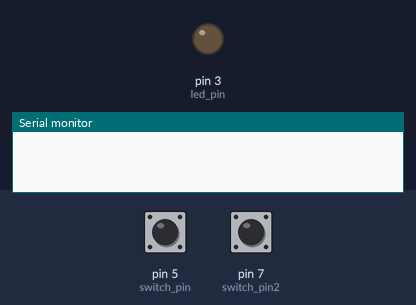
The sketch below on a simulated Arduino Uno, built with avr-gcc and run on an emulated ATmega328P. Shown: output pins drawn as LEDs (lit = HIGH), the last lines printed to the serial monitor. Inputs (shaded band) come from the test bench; at power-on: pin 5 (switch_pin) HIGH, pin 7 (switch_pin2) HIGH.

Above: at 1.3 s.
1.4 s: pin 5 (switch_pin) pulled LOW for 0.3 s
At 1.62 s:
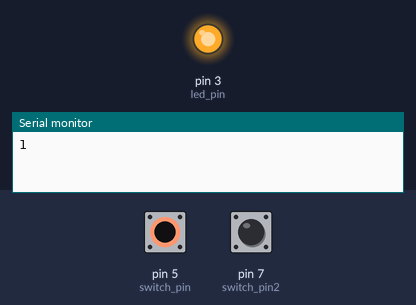
3.2 s: pin 5 (switch_pin) pulled LOW for 3.2 s
At 7.2 s:
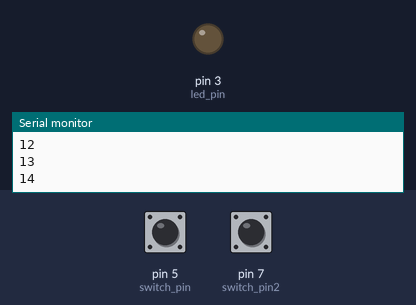
8.0 s: pin 7 (switch_pin2) pulled LOW for 3.2 s
At 8.4 s:
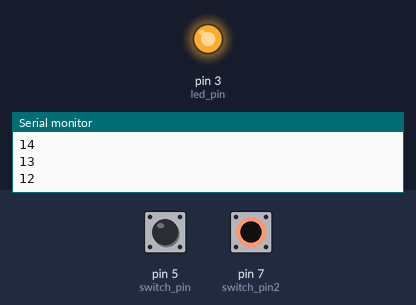
Timing chart, 0 to 12.8 s (numbered marks = the images above; inputs shaded):
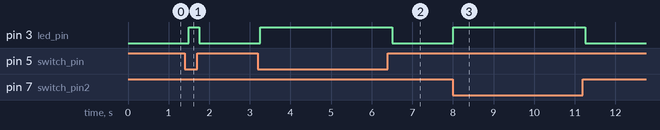

The sketch:

tact_switch.ino
```cpp
int led_pin = 3;
int switch_pin = 5;
int switch_pin2 = 7;
int count = 0;

void setup() {
  Serial.begin(9600);
  pinMode(switch_pin, INPUT_PULLUP);
  pinMode(switch_pin2, INPUT_PULLUP);
  pinMode(led_pin, OUTPUT);
}

// 스위치1 누를시 LED 점등, count 증가, 스위치2 누를시 LED 점등, count 감소
void loop() {
  if (digitalRead(switch_pin) == LOW) {
    Serial.println(++count);
    // Serial.println(digitalRead(swtich_pin));
    digitalWrite(led_pin, HIGH);
  }
  else if (digitalRead(switch_pin2) == LOW) {
    Serial.println(--count);
    digitalWrite(led_pin, HIGH);
  }
  else {
    digitalWrite(led_pin, LOW);
  }
  delay(250);
}
```

Measured:
- after the input at 1.4 s, pin 3 (led_pin): LOW → HIGH after 0.10 s, → LOW 0.25 s later
- after the input at 3.2 s, pin 3 (led_pin): LOW → HIGH after 0.05 s, → LOW 3.3 s later
- after the input at 8.0 s, pin 3 (led_pin): LOW → HIGH at once, → LOW 3.3 s later
